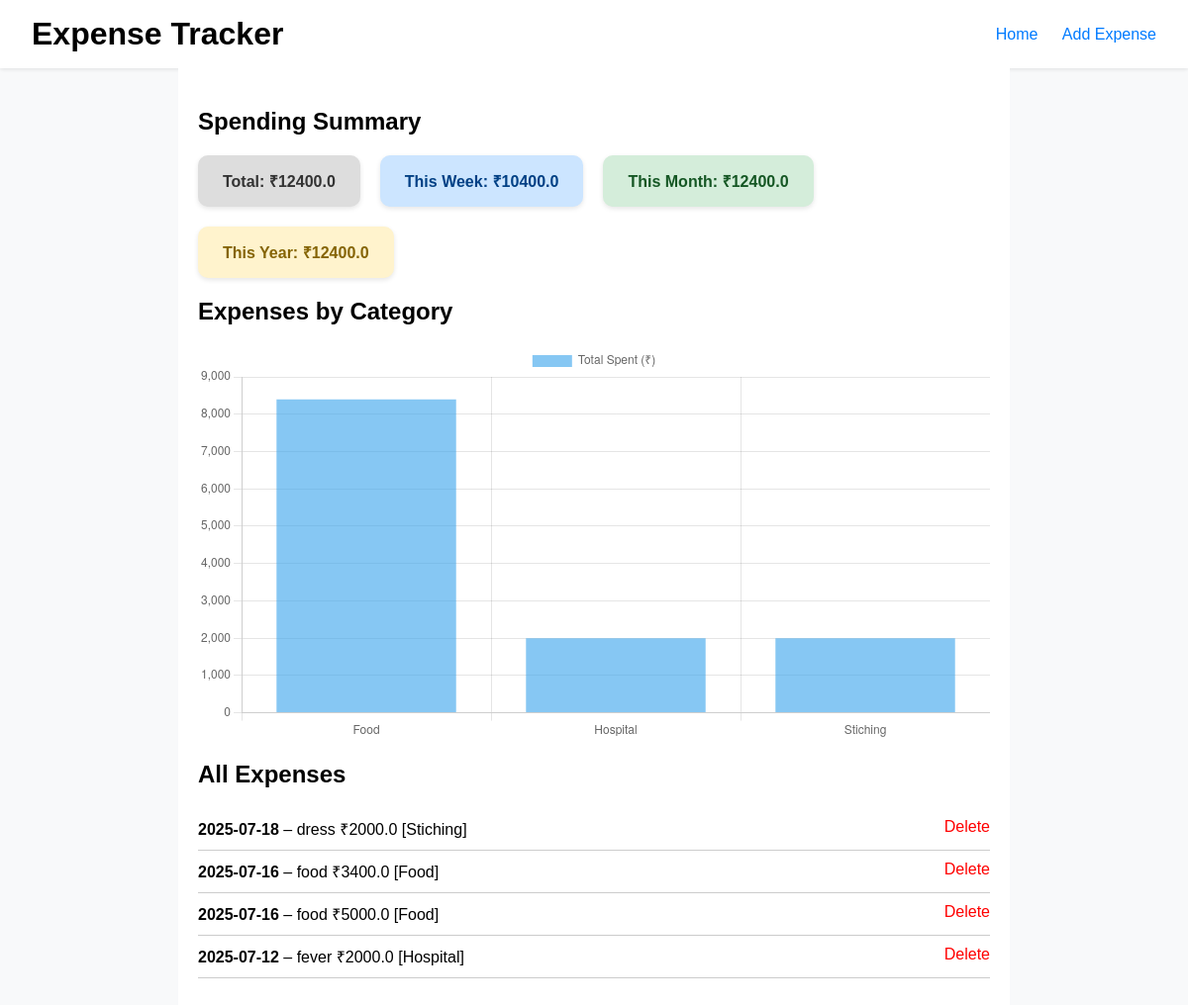
The page / on the database its author committed.
### tables this page shows
CREATE TABLE expenses (
    id INTEGER PRIMARY KEY AUTOINCREMENT,
    date TEXT NOT NULL,
    description TEXT NOT NULL,
    category TEXT NOT NULL,
    price REAL NOT NULL
);

### app.py (the view)
@app.route('/')
def index():
    conn = get_db_connection()
    expenses = conn.execute('SELECT * FROM expenses ORDER BY date DESC').fetchall()
    total = conn.execute('SELECT SUM(price) FROM expenses').fetchone()[0] or 0.0
    today = datetime.today()
    start_of_week = today - timedelta(days=today.weekday())
    start_of_month = today.replace(day=1)
    start_of_year = today.replace(month=1, day=1)
    weekly_total = conn.execute(
        'SELECT SUM(price) FROM expenses WHERE date >= ?',
        (start_of_week.strftime('%Y-%m-%d'),)
    ).fetchone()[0] or 0.0
    monthly_total = conn.execute(
        'SELECT SUM(price) FROM expenses WHERE date >= ?',
        (start_of_month.strftime('%Y-%m-%d'),)
    ).fetchone()[0] or 0.0
    yearly_total = conn.execute(
        'SELECT SUM(price) FROM expenses WHERE date >= ?',
        (start_of_year.strftime('%Y-%m-%d'),)
    ).fetchone()[0] or 0.0
    category_data = conn.execute('SELECT category, SUM(price) as total FROM expenses GROUP BY category').fetchall()
    categories = [row['category'] for row in category_data]
    values = [row['total'] for row in category_data]
    conn.close()
    return render_template('index.html',
                           expenses=expenses,
                           total=total,
                           weekly_total=weekly_total,
                           monthly_total=monthly_total,
                           yearly_total=yearly_total,
                           labels=categories,
                           data=values)

### app.py (called while the page is built)
def get_db_connection():
    conn = sqlite3.connect(DATABASE)
    conn.row_factory = sqlite3.Row
    return conn

### templates/index.html
{% extends 'layout.html' %}
{% block content %}
<h2>Spending Summary</h2>
<div class="summary-cards">
    <div class="card">Total: ₹{{ total }}</div>
    <div class="card blue">This Week: ₹{{ weekly_total }}</div>
    <div class="card green">This Month: ₹{{ monthly_total }}</div>
    <div class="card orange">This Year: ₹{{ yearly_total }}</div>
</div>
<h2>Expenses by Category</h2>
<canvas id="categoryChart" width="400" height="200"></canvas>
<h2>All Expenses</h2>
<ul class="expenses">
    {% for exp in expenses %}
    <li>
        <strong>{{ exp['date'] }}</strong> – {{ exp['description'] }} ₹{{ exp['price'] }} [{{ exp['category'] }}]
        <a href="{{ url_for('delete', id=exp['id']) }}" class="delete">Delete</a>
    </li>
    {% endfor %}
</ul>
<script>
    const ctx = document.getElementById('categoryChart').getContext('2d');
    const chart = new Chart(ctx, {
        type: 'bar',
        data: {
            labels: {{ labels|tojson }},
            datasets: [{
                label: 'Total Spent (₹)',
                data: {{ data|tojson }},
                backgroundColor: 'rgba(54, 162, 235, 0.6)'
            }]
        }
    });
</script>
{% endblock %}

### templates/layout.html (shortened to what this page needs)
<!DOCTYPE html>
<html lang="en">
<head>
    <link rel="stylesheet" href="{{ url_for('static', filename='style.css') }}">
</head>
<body>
    <div class="navbar">
        <h1>Expense Tracker</h1>
        <nav>
            <a href="{{ url_for('index') }}">Home</a>
            <a href="{{ url_for('add') }}">Add Expense</a>
        </nav>
    </div>
    <div class="container">
        {% block content %}{% endblock %}
    </div>
</body>
</html>

### static/style.css (style rules this page uses)
body { font-family: Arial, sans-serif; background-color: #f8f9fa; margin: 0; padding: 0; }
.navbar { background: white; padding: 1em 2em; box-shadow: 0 1px 4px rgba(0, 0, 0, 0.1); display: flex; justify-content: space-between; align-items: center; }
.navbar h1 { margin: 0; }
.navbar nav a { margin-left: 20px; text-decoration: none; color: #007bff; }
.container { max-width: 800px; margin: auto; padding: 20px; background: #fff; }
.expenses { list-style: none; padding: 0; }
.expenses li { border-bottom: 1px solid #ccc; padding: 10px 0; }
.delete { float: right; color: red; text-decoration: none; }
.summary-cards { display: flex; gap: 20px; margin-bottom: 20px; flex-wrap: wrap; }
.card { padding: 15px 25px; border-radius: 10px; font-weight: bold; background-color: #ddd; color: #333; box-shadow: 0 2px 5px rgba(0,0,0,0.1); }
.card.blue { background-color: #cce5ff; color: #004085; }
.card.green { background-color: #d4edda; color: #155724; }
.card.orange { background-color: #fff3cd; color: #856404; }

### rows shown on the page
expenses: date "2025-07-18", description "dress", price "2000.0", category "Stiching"
expenses: date "2025-07-16", description "food", price "3400.0", category "Food"
expenses: date "2025-07-16", description "food", price "5000.0", category "Food"
expenses: date "2025-07-12", description "fever", price "2000.0", category "Hospital"

### other values the page prints
{{ total }} "12400.0"
{{ weekly_total }} "10400.0"
{{ monthly_total }} "12400.0"
{{ yearly_total }} "12400.0"
chart data {{ labels|tojson }} ["Food", "Hospital", "Stiching"]
chart data {{ data|tojson }} [8400.0, 2000.0, 2000.0]
